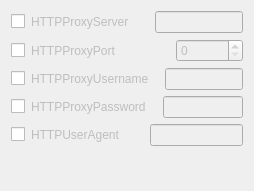
               <widget class="QWidget" name="scrollAreaWidgetContents_13">
                <property name="geometry">
                 <rect>
                  <x>0</x>
                  <y>0</y>
                  <width>254</width>
                  <height>191</height>
                 </rect>
                </property>
                <layout class="QVBoxLayout" name="verticalLayout_30">
                 <item>
                  <layout class="QHBoxLayout" name="horizontalLayoutFreshHTTPProxyServer">
                   <item>
                    <widget class="QCheckBox" name="checkBoxEnableFreshHTTPProxyServer">
                     <property name="text">
                      <string/>
                     </property>
                    </widget>
                   </item>
                   <item>
                    <widget class="QLabel" name="labelFreshHTTPProxyServer">
                     <property name="enabled">
                      <bool>false</bool>
                     </property>
                     <property name="toolTip">
                      <string>STRING&lt;br /&gt;
Use given proxy server for database downloads. May be prefixed with [scheme]:// to specify which kind of proxy is used. http:// HTTP Proxy. Default when no scheme or proxy type is specified. https:// HTTPS Proxy. (Added in 7.52.0 for OpenSSL, GnuTLS and NSS) socks4:// SOCKS4 Proxy. socks4a:// SOCKS4a Proxy. Proxy resolves URL hostname. socks5:// SOCKS5 Proxy. socks5h:// SOCKS5 Proxy. Proxy resolves URL hostname.&lt;br /&gt;
Default: disabled</string>
                     </property>
                     <property name="text">
                      <string>HTTPProxyServer</string>
                     </property>
                    </widget>
                   </item>
                   <item>
                    <spacer name="horizontalSpacer_143">
                     <property name="orientation">
                      <enum>Qt::Horizontal</enum>
                     </property>
                     <property name="sizeHint" stdset="0">
                      <size>
                       <width>40</width>
                       <height>20</height>
                      </size>
                     </property>
                    </spacer>
                   </item>
                   <item>
                    <widget class="QLineEdit" name="lineEditFreshHTTPProxyServer">
                     <property name="enabled">
                      <bool>false</bool>
                     </property>
                    </widget>
                   </item>
                  </layout>
                 </item>
                 <item>
                  <layout class="QHBoxLayout" name="horizontalLayoutFreshHTTPProxyPort">
                   <item>
                    <widget class="QCheckBox" name="checkBoxEnableFreshHTTPProxyPort">
                     <property name="text">
                      <string/>
                     </property>
                    </widget>
                   </item>
                   <item>
                    <widget class="QLabel" name="labelFreshHTTPProxyPort">
                     <property name="enabled">
                      <bool>false</bool>
                     </property>
                     <property name="toolTip">
                      <string>NUMBER&lt;br /&gt;
Use given TCP port for database downloads.&lt;br /&gt;
Default: disabled</string>
                     </property>
                     <property name="text">
                      <string>HTTPProxyPort</string>
                     </property>
                    </widget>
                   </item>
                   <item>
                    <spacer name="horizontalSpacer_144">
                     <property name="orientation">
                      <enum>Qt::Horizontal</enum>
                     </property>
                     <property name="sizeHint" stdset="0">
                      <size>
                       <width>40</width>
                       <height>20</height>
                      </size>
                     </property>
                    </spacer>
                   </item>
                   <item>
                    <widget class="QSpinBox" name="spinBoxFreshHTTPProxyPort">
                     <property name="enabled">
                      <bool>false</bool>
                     </property>
                     <property name="maximum">
                      <number>2147483647</number>
                     </property>
                    </widget>
                   </item>
                  </layout>
                 </item>
                 <item>
                  <layout class="QHBoxLayout" name="horizontalLayoutFreshHTTPProxyUsername">
                   <item>
                    <widget class="QCheckBox" name="checkBoxEnableFreshHTTPProxyUsername">
                     <property name="text">
                      <string/>
                     </property>
                    </widget>
                   </item>
                   <item>
                    <widget class="QLabel" name="labelFreshHTTPProxyUsername">
                     <property name="enabled">
                      <bool>false</bool>
                     </property>
                     <property name="toolTip">
                      <string>STRING&lt;br /&gt;
Proxy usage is authenticated through given username.&lt;br /&gt;
Default: disabled</string>
                     </property>
                     <property name="text">
                      <string>HTTPProxyUsername</string>
                     </property>
                    </widget>
                   </item>
                   <item>
                    <spacer name="horizontalSpacer_145">
                     <property name="orientation">
                      <enum>Qt::Horizontal</enum>
                     </property>
                     <property name="sizeHint" stdset="0">
                      <size>
                       <width>40</width>
                       <height>20</height>
                      </size>
                     </property>
                    </spacer>
                   </item>
                   <item>
                    <widget class="QLineEdit" name="lineEditFreshHTTPProxyUsername">
                     <property name="enabled">
                      <bool>false</bool>
                     </property>
                    </widget>
                   </item>
                  </layout>
                 </item>
                 <item>
                  <layout class="QHBoxLayout" name="horizontalLayoutFreshHTTPProxyPassword">
                   <item>
                    <widget class="QCheckBox" name="checkBoxEnableFreshHTTPProxyPassword">
                     <property name="text">
                      <string/>
                     </property>
                    </widget>
                   </item>
                   <item>
                    <widget class="QLabel" name="labelFreshHTTPProxyPassword">
                     <property name="enabled">
                      <bool>false</bool>
                     </property>
                     <property name="toolTip">
                      <string>STRING&lt;br /&gt;
Proxy usage is authenticated through given password.&lt;br /&gt;
Default: disabled</string>
                     </property>
                     <property name="text">
                      <string>HTTPProxyPassword</string>
                     </property>
                    </widget>
                   </item>
                   <item>
                    <spacer name="horizontalSpacer_146">
                     <property name="orientation">
                      <enum>Qt::Horizontal</enum>
                     </property>
                     <property name="sizeHint" stdset="0">
                      <size>
                       <width>40</width>
                       <height>20</height>
                      </size>
                     </property>
                    </spacer>
                   </item>
                   <item>
                    <widget class="QLineEdit" name="lineEditFreshHTTPProxyPassword">
                     <property name="enabled">
                      <bool>false</bool>
                     </property>
                     <property name="echoMode">
                      <enum>QLineEdit::Password</enum>
                     </property>
                    </widget>
                   </item>
                  </layout>
                 </item>
                 <item>
                  <layout class="QHBoxLayout" name="horizontalLayoutFreshHTTPUserAgent">
                   <item>
                    <widget class="QCheckBox" name="checkBoxEnableFreshHTTPUserAgent">
                     <property name="text">
                      <string/>
                     </property>
                    </widget>
                   </item>
                   <item>
                    <widget class="QLabel" name="labelFreshHTTPUserAgent">
                     <property name="enabled">
                      <bool>false</bool>
                     </property>
                     <property name="toolTip">
                      <string>STRING&lt;br /&gt;
If your servers are behind a firewall/proxy which applies User-Agent filtering, you can use this option to force the use of a different User-Agent header.&lt;br /&gt;
Default: clamav/version_number</string>
                     </property>
                     <property name="text">
                      <string>HTTPUserAgent</string>
                     </property>
                    </widget>
                   </item>
                   <item>
                    <spacer name="horizontalSpacer_147">
                     <property name="orientation">
                      <enum>Qt::Horizontal</enum>
                     </property>
                     <property name="sizeHint" stdset="0">
                      <size>
                       <width>40</width>
                       <height>20</height>
                      </size>
                     </property>
                    </spacer>
                   </item>
                   <item>
                    <widget class="QLineEdit" name="lineEditFreshHTTPUserAgent">
                     <property name="enabled">
                      <bool>false</bool>
                     </property>
                    </widget>
                   </item>
                  </layout>
                 </item>
                 <item>
                  <spacer name="verticalSpacer_13">
                   <property name="orientation">
                    <enum>Qt::Vertical</enum>
                   </property>
                   <property name="sizeHint" stdset="0">
                    <size>
                     <width>20</width>
                     <height>40</height>
                    </size>
                   </property>
                  </spacer>
                 </item>
                </layout>
               </widget>
